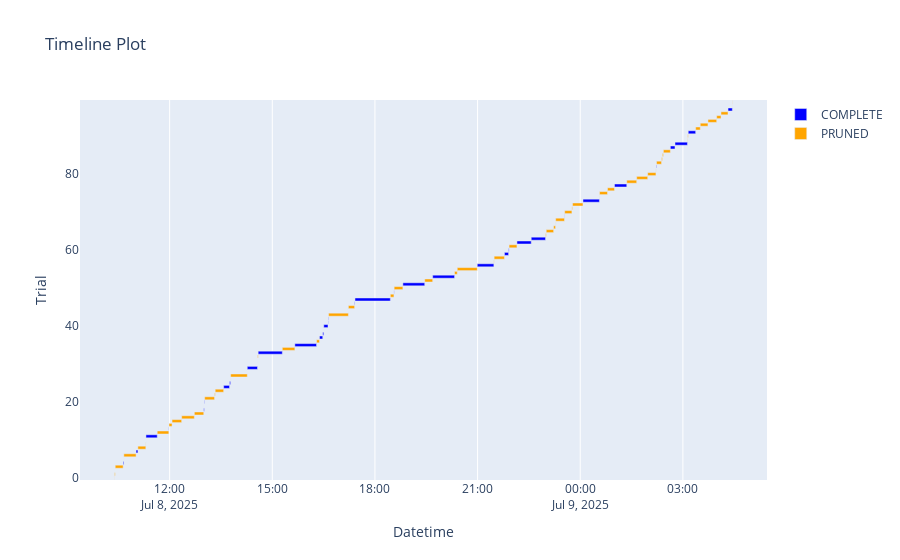

Source (notebook cell):
### Markdown cell above
##### **Timeline plot**

### Code cell
plot_timeline(study_gam)

### Figure 1 — Plotly figure (JSON) as saved in the notebook; plotly's stock layout.template omitted (floating-point values rounded to 4 significant figures)
{"data": [{"base": ["2025-07-08T10:38:25.063495", "2025-07-08T11:01:07.628860", "2025-07-08T11:18:27.320921", "2025-07-08T11:58:34.707432", "2025-07-08T12:59:49.140694", "2025-07-08T13:00:47.080872", "2025-07-08T13:34:43.069283", "2025-07-08T13:45:01.060501", "2025-07-08T14:16:08.696028", "2025-07-08T14:35:14.420944", "2025-07-08T15:39:33.745007", "2025-07-08T16:22:47.805990", "2025-07-08T16:28:29.395936", "2025-07-08T16:30:18.675352", "2025-07-08T16:37:43.205041", "2025-07-08T16:38:06.050319", "2025-07-08T17:24:21.654434", "2025-07-08T17:25:00.027765", "2025-07-08T18:33:20.262307", "2025-07-08T18:49:00.037138", "2025-07-08T19:41:15.688989", "2025-07-08T20:59:25.361784", "2025-07-08T21:47:09.512480", "2025-07-08T21:54:23.411188", "2025-07-08T22:09:01.085827", "2025-07-08T22:34:04.458921", "2025-07-08T23:32:25.757892", "2025-07-09T00:04:48.453498", "2025-07-09T01:00:03.977909", "2025-07-09T02:12:59.960800", "2025-07-09T02:38:04.602406", "2025-07-09T02:46:09.458063", "2025-07-09T03:09:23.378307", "2025-07-09T04:19:10.960916"], "hovertemplate": "%{text}<extra>COMPLETE</extra>", "marker": {"color": "blue"}, "name": "COMPLETE", "orientation": "h", "text": ["{<br>  \"number\": 4,<br>  \"values\": [<br>    13.868928634965558<br>  ],<br>  \"params\": {<br>    \"clusterer\": \"bisecting_kmeans\",<br>    \"n_clusters_bkmeans\": 3,<br>    \"bisecting_strategy\": \"biggest_inertia\",<br>    \"distribution\": \"normal\",<br>    \"link_gaussian\": \"identity\",<br>    \"lam\": 0.010867109490356042,<br>    \"n_splines\": 24<br>  }<br>}", "{<br>  \"number\": 7,<br>  \"values\": [<br>    79.33950471965333<br>  ],<br>  \"params\": {<br>    \"clusterer\": \"bisecting_kmeans\",<br>    \"n_clusters_bkmeans\": 8,<br>    \"bisecting_strategy\": \"biggest_inertia\",<br>    \"distribution\": \"normal\",<br>    \"link_gaussian\": \"log\",<br>    \"lam\": 0.10414842379782994,<br>    \"n_splines\": 6<br>  }<br>}", "{<br>  \"number\": 11,<br>  \"values\": [<br>    15.265053627410268<br>  ],<br>  \"params\": {<br>    \"clusterer\": \"kmeans\",<br>    \"n_clusters\": 6,<br>    \"distribution\": \"normal\",<br>    \"link_gaussian\": \"log\",<br>    \"lam\": 90.48002247644452,<br>    \"n_splines\": 18<br>  }<br>}", "{<br>  \"number\": 13,<br>  \"values\": [<br>    14.141979118541832<br>  ],<br>  \"params\": {<br>    \"clusterer\": \"kmeans\",<br>    \"n_clusters\": 1,<br>    \"distribution\": \"normal\",<br>    \"link_gaussian\": \"identity\",<br>    \"lam\": 0.3170031532453561,<br>    \"n_splines\": 13<br>  }<br>}", "{<br>  \"number\": 18,<br>  \"values\": [<br>    12.483704923518658<br>  ],<br>  \"params\": {<br>    \"clusterer\": \"kmeans\",<br>    \"n_clusters\": 7,<br>    \"distribution\": \"normal\",<br>    \"link_gaussian\": \"identity\",<br>    \"lam\": 0.017062055159043445,<br>    \"n_splines\": 14<br>  }<br>}", "{<br>  \"number\": 20,<br>  \"values\": [<br>    12.460261301850613<br>  ],<br>  \"params\": {<br>    \"clusterer\": \"kmeans\",<br>    \"n_clusters\": 6,<br>    \"distribution\": \"normal\",<br>    \"link_gaussian\": \"identity\",<br>    \"lam\": 1.3401890005387103,<br>    \"n_splines\": 12<br>  }<br>}", "{<br>  \"number\": 24,<br>  \"values\": [<br>    13.629448514554618<br>  ],<br>  \"params\": {<br>    \"clusterer\": \"kmeans\",<br>    \"n_clusters\": 7,<br>    \"distribution\": \"gamma\",<br>    \"lam\": 1.435662462807514,<br>    \"n_splines\": 8<br>  }<br>}", "{<br>  \"number\": 25,<br>  \"values\": [<br>    12.014706738113588<br>  ],<br>  \"params\": {<br>    \"clusterer\": \"bisecting_kmeans\",<br>    \"n_clusters_bkmeans\": 13,<br>    \"bisecting_strategy\": \"largest_cluster\",<br>    \"distribution\": \"normal\",<br>    \"link_gaussian\": \"identity\",<br>    \"lam\": 3.0146186479252566,<br>    \"n_splines\": 16<br>  }<br>}", "{<br>  \"number\": 29,<br>  \"values\": [<br>    14.432221591932883<br>  ],<br>  \"params\": {<br>    \"clusterer\": \"kmeans\",<br>    \"n_clusters\": 1,<br>    \"distribution\": \"gamma\",<br>    \"lam\": 1.270998972149847,<br>    \"n_splines\": 15<br>  }<br>}", "{<br>  \"number\": 33,<br>  \"values\": [<br>    37246270.2836502<br>  ],<br>  \"params\": {<br>    \"clusterer\": \"kmeans\",<br>    \"n_clusters\": 8,<br>    \"distribution\": \"normal\",<br>    \"link_gaussian\": \"log\",<br>    \"lam\": 0.03999649638652939,<br>    \"n_splines\": 17<br>  }<br>}", "{<br>  \"number\": 35,<br>  \"values\": [<br>    12.977177281371041<br>  ],<br>  \"params\": {<br>    \"clusterer\": \"kmeans\",<br>    \"n_clusters\": 9,<br>    \"distribution\": \"gamma\",<br>    \"lam\": 5.764850968024496,<br>    \"n_splines\": 19<br>  }<br>}", "{<br>  \"number\": 37,<br>  \"values\": [<br>    15.80029886407241<br>  ],<br>  \"params\": {<br>    \"clusterer\": \"bisecting_kmeans\",<br>    \"n_clusters_bkmeans\": 13,<br>    \"bisecting_strategy\": \"largest_cluster\",<br>    \"distribution\": \"gamma\",<br>    \"lam\": 0.022845082132995603,<br>    \"n_splines\": 11<br>  }<br>}", "{<br>  \"number\": 38,<br>  \"values\": [<br>    12.08710082921834<br>  ],<br>  \"params\": {<br>    \"clusterer\": \"kmeans\",<br>    \"n_clusters\": 9,<br>    \"distribution\": \"normal\",<br>    \"link_gaussian\": \"identity\",<br>    \"lam\": 3.6459795396144368,<br>    \"n_splines\": 20<br>  }<br>}", "{<br>  \"number\": 40,<br>  \"values\": [<br>    32.86195765927361<br>  ],<br>  \"params\": {<br>    \"clusterer\": \"bisecting_kmeans\",<br>    \"n_clusters_bkmeans\": 12,<br>    \"bisecting_strategy\": \"biggest_inertia\",<br>    \"distribution\": \"normal\",<br>    \"link_gaussian\": \"log\",<br>    \"lam\": 1.3009058401429046,<br>    \"n_splines\": 8<br>  }<br>}", "{<br>  \"number\": 41,<br>  \"values\": [<br>    13.775421821286947<br>  ],<br>  \"params\": {<br>    \"clusterer\": \"bisecting_kmeans\",<br>    \"n_clusters_bkmeans\": 16,<br>    \"bisecting_strategy\": \"largest_cluster\",<br>    \"distribution\": \"normal\",<br>    \"link_gaussian\": \"identity\",<br>    \"lam\": 1.1678743003386782,<br>    \"n_splines\": 5<br>  }<br>}", "{<br>  \"number\": 42,<br>  \"values\": [<br>    12.508290176322996<br>  ],<br>  \"params\": {<br>    \"clusterer\": \"kmeans\",<br>    \"n_clusters\": 3,<br>    \"distribution\": \"normal\",<br>    \"link_gaussian\": \"identity\",<br>    \"lam\": 0.6236884851373324,<br>    \"n_splines\": 16<br>  }<br>}", "{<br>  \"number\": 46,<br>  \"values\": [<br>    12.528448924132313<br>  ],<br>  \"params\": {<br>    \"clusterer\": \"kmeans\",<br>    \"n_clusters\": 9,<br>    \"distribution\": \"normal\",<br>    \"link_gaussian\": \"identity\",<br>    \"lam\": 0.09173573320965725,<br>    \"n_splines\": 10<br>  }<br>}", "{<br>  \"number\": 47,<br>  \"values\": [<br>    28.207387746872563<br>  ],<br>  \"params\": {<br>    \"clusterer\": \"kmeans\",<br>    \"n_clusters\": 8,<br>    \"distribution\": \"normal\",<br>    \"link_gaussian\": \"log\",<br>    \"lam\": 1.382503983915921,<br>    \"n_splines\": 24<br>  }<br>}", "{<br>  \"number\": 49,<br>  \"values\": [<br>    12.922726998235804<br>  ],<br>  \"params\": {<br>    \"clusterer\": \"kmeans\",<br>    \"n_clusters\": 6,<br>    \"distribution\": \"normal\",<br>    \"link_gaussian\": \"identity\",<br>    \"lam\": 1.593753129820571,<br>    \"n_splines\": 8<br>  }<br>}", "{<br>  \"number\": 51,<br>  \"values\": [<br>    1344039.6903055473<br>  ],<br>  \"params\": {<br>    \"clusterer\": \"kmeans\",<br>    \"n_clusters\": 9,<br>    \"distribution\": \"normal\",<br>    \"link_gaussian\": \"log\",<br>    \"lam\": 0.16930329567876018,<br>    \"n_splines\": 19<br>  }<br>}", "{<br>  \"number\": 53,<br>  \"values\": [<br>    13.354350522084454<br>  ],<br>  \"params\": {<br>    \"clusterer\": \"kmeans\",<br>    \"n_clusters\": 3,<br>    \"distribution\": \"gamma\",<br>    \"lam\": 4.574685871825671,<br>    \"n_splines\": 19<br>  }<br>}", "{<br>  \"number\": 56,<br>  \"values\": [<br>    17.047803232931795<br>  ],<br>  \"params\": {<br>    \"clusterer\": \"bisecting_kmeans\",<br>    \"n_clusters_bkmeans\": 6,<br>    \"bisecting_strategy\": \"biggest_inertia\",<br>    \"distribution\": \"gamma\",<br>    \"lam\": 5.900064530333887,<br>    \"n_splines\": 10<br>  }<br>}", "{<br>  \"number\": 59,<br>  \"values\": [<br>    21.337353532986945<br>  ],<br>  \"params\": {<br>    \"clusterer\": \"kmeans\",<br>    \"n_clusters\": 9,<br>    \"distribution\": \"gamma\",<br>    \"lam\": 0.03856525408107755,<br>    \"n_splines\": 14<br>  }<br>}", "{<br>  \"number\": 60,<br>  \"values\": [<br>    13.544043164959868<br>  ],<br>  \"params\": {<br>    \"clusterer\": \"kmeans\",<br>    \"n_clusters\": 6,<br>    \"distribution\": \"normal\",<br>    \"link_gaussian\": \"identity\",<br>    \"lam\": 0.031221921977939764,<br>    \"n_splines\": 16<br>  }<br>}", "{<br>  \"number\": 62,<br>  \"values\": [<br>    15.69013134936505<br>  ],<br>  \"params\": {<br>    \"clusterer\": \"kmeans\",<br>    \"n_clusters\": 3,<br>    \"distribution\": \"gamma\",<br>    \"lam\": 0.09623883717694391,<br>    \"n_splines\": 21<br>  }<br>}", "{<br>  \"number\": 63,<br>  \"values\": [<br>    180962886267.23547<br>  ],<br>  \"params\": {<br>    \"clusterer\": \"kmeans\",<br>    \"n_clusters\": 2,<br>    \"distribution\": \"normal\",<br>    \"link_gaussian\": \"log\",<br>    \"lam\": 0.04129361577700966,<br>    \"n_splines\": 22<br>  }<br>}", "{<br>  \"number\": 69,<br>  \"values\": [<br>    13.243790522345801<br>  ],<br>  \"params\": {<br>    \"clusterer\": \"kmeans\",<br>    \"n_clusters\": 6,<br>    \"distribution\": \"normal\",<br>    \"link_gaussian\": \"identity\",<br>    \"lam\": 6.781798315756334,<br>    \"n_splines\": 8<br>  }<br>}", "{<br>  \"number\": 73,<br>  \"values\": [<br>    13.170956535342729<br>  ],<br>  \"params\": {<br>    \"clusterer\": \"kmeans\",<br>    \"n_clusters\": 9,<br>    \"distribution\": \"gamma\",<br>    \"lam\": 21.7275748383529,<br>    \"n_splines\": 17<br>  }<br>}", "{<br>  \"number\": 77,<br>  \"values\": [<br>    13.767524622766983<br>  ],<br>  \"params\": {<br>    \"clusterer\": \"kmeans\",<br>    \"n_clusters\": 6,<br>    \"distribution\": \"gamma\",<br>    \"lam\": 0.5227836623092748,<br>    \"n_splines\": 24<br>  }<br>}", "{<br>  \"number\": 82,<br>  \"values\": [<br>    12.664666061357941<br>  ],<br>  \"params\": {<br>    \"clusterer\": \"bisecting_kmeans\",<br>    \"n_clusters_bkmeans\": 13,<br>    \"bisecting_strategy\": \"biggest_inertia\",<br>    \"distribution\": \"normal\",<br>    \"link_gaussian\": \"identity\",<br>    \"lam\": 16.685079174335467,<br>    \"n_splines\": 11<br>  }<br>}", "{<br>  \"number\": 87,<br>  \"values\": [<br>    22.115683318126475<br>  ],<br>  \"params\": {<br>    \"clusterer\": \"bisecting_kmeans\",<br>    \"n_clusters_bkmeans\": 13,<br>    \"bisecting_strategy\": \"largest_cluster\",<br>    \"distribution\": \"gamma\",<br>    \"lam\": 0.07220243330470322,<br>    \"n_splines\": 17<br>  }<br>}", "{<br>  \"number\": 88,<br>  \"values\": [<br>    13.184515032456977<br>  ],<br>  \"params\": {<br>    \"clusterer\": \"kmeans\",<br>    \"n_clusters\": 8,<br>    \"distribution\": \"gamma\",<br>    \"lam\": 5.9011314937269175,<br>    \"n_splines\": 14<br>  }<br>}", "{<br>  \"number\": 91,<br>  \"values\": [<br>    48.60220240081449<br>  ],<br>  \"params\": {<br>    \"clusterer\": \"bisecting_kmeans\",<br>    \"n_clusters_bkmeans\": 1,<br>    \"bisecting_strategy\": \"biggest_inertia\",<br>    \"distribution\": \"normal\",<br>    \"link_gaussian\": \"log\",<br>    \"lam\": 0.814850009229133,<br>    \"n_splines\": 19<br>  }<br>}", "{<br>  \"number\": 97,<br>  \"values\": [<br>    13.6471360775192<br>  ],<br>  \"params\": {<br>    \"clusterer\": \"kmeans\",<br>    \"n_clusters\": 10,<br>    \"distribution\": \"gamma\",<br>    \"lam\": 0.12908262582641286,<br>    \"n_splines\": 9<br>  }<br>}"], "textposition": "none", "type": "bar", "x": [74200.0, 191500.0, 1185000.0, 18110.0, 57330.0, 39780.0, 617900.0, 111200.0, 1075000.0, 2541000.0, 2283000.0, 341600.0, 108800.0, 444500.0, 22830.0, 37170.0, 38330.0, 3720000.0, 22780.0, 2299000.0, 2303000.0, 1748000.0, 433900.0, 50210.0, 1503000.0, 1506000.0, 19130.0, 1730000.0, 1293000.0, 47320.0, 484800.0, 1312000.0, 782000.0, 454500.0], "y": [4, 7, 11, 13, 18, 20, 24, 25, 29, 33, 35, 37, 38, 40, 41, 42, 46, 47, 49, 51, 53, 56, 59, 60, 62, 63, 69, 73, 77, 82, 87, 88, 91, 97]}, {"base": ["2025-07-08T10:23:02.315519", "2025-07-08T10:23:18.163151", "2025-07-08T10:24:33.200738", "2025-07-08T10:24:33.542151", "2025-07-08T10:39:39.324178", "2025-07-08T10:39:39.709127", "2025-07-08T11:04:19.217903", "2025-07-08T11:18:13.012251", "2025-07-08T11:18:26.930431", "2025-07-08T11:38:12.493299", "2025-07-08T11:58:52.854211", "2025-07-08T12:04:13.066374", "2025-07-08T12:21:05.073165", "2025-07-08T12:43:19.672028", "2025-07-08T13:00:46.539558", "2025-07-08T13:01:26.888709", "2025-07-08T13:18:44.550387", "2025-07-08T13:19:53.690660", "2025-07-08T13:46:52.309273", "2025-07-08T13:46:58.864714", "2025-07-08T14:16:08.163498", "2025-07-08T14:34:03.356259", "2025-07-08T14:34:03.739296", "2025-07-08T14:34:04.180797", "2025-07-08T15:17:35.651380", "2025-07-08T16:17:36.792678", "2025-07-08T16:30:18.218867", "2025-07-08T16:38:43.243716", "2025-07-08T17:13:27.869000", "2025-07-08T17:13:28.479393", "2025-07-08T18:27:00.349266", "2025-07-08T18:33:43.077352", "2025-07-08T19:27:18.999254", "2025-07-08T20:19:38.901199", "2025-07-08T20:24:23.134027", "2025-07-08T21:28:33.342196", "2025-07-08T21:29:01.728902", "2025-07-08T21:55:13.649666", "2025-07-08T22:59:10.746558", "2025-07-08T23:00:21.242283", "2025-07-08T23:13:21.515373", "2025-07-08T23:16:44.619945", "2025-07-08T23:16:58.741591", "2025-07-08T23:32:44.918655", "2025-07-08T23:45:24.724384", "2025-07-08T23:46:32.458348", "2025-07-09T00:33:38.208130", "2025-07-09T00:33:52.506118", "2025-07-09T00:47:48.367052", "2025-07-09T01:21:36.866418", "2025-07-09T01:39:01.548145", "2025-07-09T01:58:18.647277", "2025-07-09T02:12:46.270835", "2025-07-09T02:13:47.329723", "2025-07-09T02:22:35.405821", "2025-07-09T02:24:07.321754", "2025-07-09T02:25:51.496018", "2025-07-09T03:08:01.293540", "2025-07-09T03:08:27.197564", "2025-07-09T03:22:25.441133", "2025-07-09T03:30:30.115375", "2025-07-09T03:43:59.651841", "2025-07-09T03:59:17.773351", "2025-07-09T04:06:49.927374", "2025-07-09T04:26:45.471586", "2025-07-09T04:26:54.257148"], "hovertemplate": "%{text}<extra>PRUNED</extra>", "marker": {"color": "orange"}, "name": "PRUNED", "orientation": "h", "text": ["{<br>  \"number\": 0,<br>  \"values\": null,<br>  \"params\": {<br>    \"clusterer\": \"kmeans\",<br>    \"n_clusters\": 6,<br>    \"distribution\": \"inv_gauss\",<br>    \"link_inverse_gaussian\": \"log\",<br>    \"lam\": 0.15027014098393282,<br>    \"n_splines\": 9<br>  }<br>}", "{<br>  \"number\": 1,<br>  \"values\": null,<br>  \"params\": {<br>    \"clusterer\": \"mean_shift\",<br>    \"bandwidth\": 0.8973576278597534,<br>    \"distribution\": \"inv_gauss\",<br>    \"link_inverse_gaussian\": \"inverse_squared\",<br>    \"lam\": 0.2652918991856649,<br>    \"n_splines\": 6<br>  }<br>}", "{<br>  \"number\": 2,<br>  \"values\": null,<br>  \"params\": {<br>    \"clusterer\": \"bisecting_kmeans\",<br>    \"n_clusters_bkmeans\": 1,<br>    \"bisecting_strategy\": \"largest_cluster\",<br>    \"distribution\": \"inv_gauss\",<br>    \"link_inverse_gaussian\": \"inverse_squared\",<br>    \"lam\": 0.06414520972434967,<br>    \"n_splines\": 11<br>  }<br>}", "{<br>  \"number\": 3,<br>  \"values\": null,<br>  \"params\": {<br>    \"clusterer\": \"affinity_propagation\",<br>    \"damping\": 0.9933911109605313,<br>    \"distribution\": \"inv_gauss\",<br>    \"link_inverse_gaussian\": \"log\",<br>    \"lam\": 27.050194144058374,<br>    \"n_splines\": 23<br>  }<br>}", "{<br>  \"number\": 5,<br>  \"values\": null,<br>  \"params\": {<br>    \"clusterer\": \"bisecting_kmeans\",<br>    \"n_clusters_bkmeans\": 6,<br>    \"bisecting_strategy\": \"largest_cluster\",<br>    \"distribution\": \"inv_gauss\",<br>    \"link_inverse_gaussian\": \"inverse_squared\",<br>    \"lam\": 63.16996861965739,<br>    \"n_splines\": 20<br>  }<br>}", "{<br>  \"number\": 6,<br>  \"values\": null,<br>  \"params\": {<br>    \"clusterer\": \"affinity_propagation\",<br>    \"damping\": 0.974944922901275,<br>    \"distribution\": \"normal\",<br>    \"link_gaussian\": \"log\",<br>    \"lam\": 1.1290801302825972,<br>    \"n_splines\": 15<br>  }<br>}", "{<br>  \"number\": 8,<br>  \"values\": null,<br>  \"params\": {<br>    \"clusterer\": \"affinity_propagation\",<br>    \"damping\": 0.8624355864748725,<br>    \"distribution\": \"inv_gauss\",<br>    \"link_inverse_gaussian\": \"inverse_squared\",<br>    \"lam\": 1.394644175358849,<br>    \"n_splines\": 7<br>  }<br>}", "{<br>  \"number\": 9,<br>  \"values\": null,<br>  \"params\": {<br>    \"clusterer\": \"bisecting_kmeans\",<br>    \"n_clusters_bkmeans\": 13,<br>    \"bisecting_strategy\": \"biggest_inertia\",<br>    \"distribution\": \"inv_gauss\",<br>    \"link_inverse_gaussian\": \"log\",<br>    \"lam\": 0.5830064195656938,<br>    \"n_splines\": 14<br>  }<br>}", "{<br>  \"number\": 10,<br>  \"values\": null,<br>  \"params\": {<br>    \"clusterer\": \"bisecting_kmeans\",<br>    \"n_clusters_bkmeans\": 13,<br>    \"bisecting_strategy\": \"biggest_inertia\",<br>    \"distribution\": \"inv_gauss\",<br>    \"link_inverse_gaussian\": \"inverse_squared\",<br>    \"lam\": 0.08199862174437102,<br>    \"n_splines\": 24<br>  }<br>}", "{<br>  \"number\": 12,<br>  \"values\": null,<br>  \"params\": {<br>    \"clusterer\": \"mean_shift\",<br>    \"bandwidth\": 0.8997770885007699,<br>    \"distribution\": \"gamma\",<br>    \"lam\": 0.05285910485049596,<br>    \"n_splines\": 22<br>  }<br>}", "{<br>  \"number\": 14,<br>  \"values\": null,<br>  \"params\": {<br>    \"clusterer\": \"kmeans\",<br>    \"n_clusters\": 3,<br>    \"distribution\": \"normal\",<br>    \"link_gaussian\": \"log\",<br>    \"lam\": 0.02330315326620962,<br>    \"n_splines\": 8<br>  }<br>}", "{<br>  \"number\": 15,<br>  \"values\": null,<br>  \"params\": {<br>    \"clusterer\": \"affinity_propagation\",<br>    \"damping\": 0.9688432351424727,<br>    \"distribution\": \"normal\",<br>    \"link_gaussian\": \"log\",<br>    \"lam\": 0.4230661207951722,<br>    \"n_splines\": 24<br>  }<br>}", "{<br>  \"number\": 16,<br>  \"values\": null,<br>  \"params\": {<br>    \"clusterer\": \"affinity_propagation\",<br>    \"damping\": 0.8350889796051655,<br>    \"distribution\": \"inv_gauss\",<br>    \"link_inverse_gaussian\": \"log\",<br>    \"lam\": 1.533190622389932,<br>    \"n_splines\": 23<br>  }<br>}", "{<br>  \"number\": 17,<br>  \"values\": null,<br>  \"params\": {<br>    \"clusterer\": \"affinity_propagation\",<br>    \"damping\": 0.9428653627381333,<br>    \"distribution\": \"gamma\",<br>    \"lam\": 0.14453530975202064,<br>    \"n_splines\": 23<br>  }<br>}", "{<br>  \"number\": 19,<br>  \"values\": null,<br>  \"params\": {<br>    \"clusterer\": \"bisecting_kmeans\",<br>    \"n_clusters_bkmeans\": 10,<br>    \"bisecting_strategy\": \"largest_cluster\",<br>    \"distribution\": \"inv_gauss\",<br>    \"link_inverse_gaussian\": \"inverse_squared\",<br>    \"lam\": 26.89860871783061,<br>    \"n_splines\": 14<br>  }<br>}", "{<br>  \"number\": 21,<br>  \"values\": null,<br>  \"params\": {<br>    \"clusterer\": \"affinity_propagation\",<br>    \"damping\": 0.8792964086267725,<br>    \"distribution\": \"normal\",<br>    \"link_gaussian\": \"identity\",<br>    \"lam\": 0.39141949885247146,<br>    \"n_splines\": 24<br>  }<br>}", "{<br>  \"number\": 22,<br>  \"values\": null,<br>  \"params\": {<br>    \"clusterer\": \"mean_shift\",<br>    \"bandwidth\": 0.8865164024619663,<br>    \"distribution\": \"inv_gauss\",<br>    \"link_inverse_gaussian\": \"inverse_squared\",<br>    \"lam\": 11.64501569019355,<br>    \"n_splines\": 16<br>  }<br>}", "{<br>  \"number\": 23,<br>  \"values\": null,<br>  \"params\": {<br>    \"clusterer\": \"affinity_propagation\",<br>    \"damping\": 0.8570548577762567,<br>    \"distribution\": \"gamma\",<br>    \"lam\": 0.26251226414266043,<br>    \"n_splines\": 17<br>  }<br>}", "{<br>  \"number\": 26,<br>  \"values\": null,<br>  \"params\": {<br>    \"clusterer\": \"kmeans\",<br>    \"n_clusters\": 2,<br>    \"distribution\": \"inv_gauss\",<br>    \"link_inverse_gaussian\": \"log\",<br>    \"lam\": 0.037541505845547926,<br>    \"n_splines\": 7<br>  }<br>}", "{<br>  \"number\": 27,<br>  \"values\": null,<br>  \"params\": {<br>    \"clusterer\": \"affinity_propagation\",<br>    \"damping\": 0.7579456824197617,<br>    \"distribution\": \"gamma\",<br>    \"lam\": 5.817315532664813,<br>    \"n_splines\": 22<br>  }<br>}", "{<br>  \"number\": 28,<br>  \"values\": null,<br>  \"params\": {<br>    \"clusterer\": \"kmeans\",<br>    \"n_clusters\": 4,<br>    \"distribution\": \"inv_gauss\",<br>    \"link_inverse_gaussian\": \"inverse_squared\",<br>    \"lam\": 1.8222413926174774,<br>    \"n_splines\": 7<br>  }<br>}", "{<br>  \"number\": 30,<br>  \"values\": null,<br>  \"params\": {<br>    \"clusterer\": \"kmeans\",<br>    \"n_clusters\": 6,<br>    \"distribution\": \"inv_gauss\",<br>    \"link_inverse_gaussian\": \"inverse_squared\",<br>    \"lam\": 0.030352261402051047,<br>    \"n_splines\": 5<br>  }<br>}", "{<br>  \"number\": 31,<br>  \"values\": null,<br>  \"params\": {<br>    \"clusterer\": \"bisecting_kmeans\",<br>    \"n_clusters_bkmeans\": 9,<br>    \"bisecting_strategy\": \"biggest_inertia\",<br>    \"distribution\": \"inv_gauss\",<br>    \"link_inverse_gaussian\": \"inverse_squared\",<br>    \"lam\": 2.159006297742673,<br>    \"n_splines\": 8<br>  }<br>}", "{<br>  \"number\": 32,<br>  \"values\": null,<br>  \"params\": {<br>    \"clusterer\": \"mean_shift\",<br>    \"bandwidth\": 0.8971355086696174,<br>    \"distribution\": \"inv_gauss\",<br>    \"link_inverse_gaussian\": \"inverse_squared\",<br>    \"lam\": 83.56543974428793,<br>    \"n_splines\": 15<br>  }<br>}", "{<br>  \"number\": 34,<br>  \"values\": null,<br>  \"params\": {<br>    \"clusterer\": \"affinity_propagation\",<br>    \"damping\": 0.8279391108692594,<br>    \"distribution\": \"normal\",<br>    \"link_gaussian\": \"identity\",<br>    \"lam\": 9.35380160810115,<br>    \"n_splines\": 25<br>  }<br>}", "{<br>  \"number\": 36,<br>  \"values\": null,<br>  \"params\": {<br>    \"clusterer\": \"mean_shift\",<br>    \"bandwidth\": 0.8824430878834917,<br>    \"distribution\": \"gamma\",<br>    \"lam\": 56.1299240385976,<br>    \"n_splines\": 13<br>  }<br>}", "{<br>  \"number\": 39,<br>  \"values\": null,<br>  \"params\": {<br>    \"clusterer\": \"bisecting_kmeans\",<br>    \"n_clusters_bkmeans\": 19,<br>    \"bisecting_strategy\": \"largest_cluster\",<br>    \"distribution\": \"inv_gauss\",<br>    \"link_inverse_gaussian\": \"inverse_squared\",<br>    \"lam\": 0.05225483839575864,<br>    \"n_splines\": 24<br>  }<br>}", "{<br>  \"number\": 43,<br>  \"values\": null,<br>  \"params\": {<br>    \"clusterer\": \"affinity_propagation\",<br>    \"damping\": 0.8890702376454902,<br>    \"distribution\": \"gamma\",<br>    \"lam\": 0.2680040799872428,<br>    \"n_splines\": 21<br>  }<br>}", "{<br>  \"number\": 44,<br>  \"values\": null,<br>  \"params\": {<br>    \"clusterer\": \"kmeans\",<br>    \"n_clusters\": 7,<br>    \"distribution\": \"inv_gauss\",<br>    \"link_inverse_gaussian\": \"inverse_squared\",<br>    \"lam\": 17.288865165922154,<br>    \"n_splines\": 18<br>  }<br>}", "{<br>  \"number\": 45,<br>  \"values\": null,<br>  \"params\": {<br>    \"clusterer\": \"mean_shift\",<br>    \"bandwidth\": 0.8807140342763379,<br>    \"distribution\": \"normal\",<br>    \"link_gaussian\": \"log\",<br>    \"lam\": 12.127632723683087,<br>    \"n_splines\": 20<br>  }<br>}", "{<br>  \"number\": 48,<br>  \"values\": null,<br>  \"params\": {<br>    \"clusterer\": \"mean_shift\",<br>    \"bandwidth\": 0.8256728235027296,<br>    \"distribution\": \"normal\",<br>    \"link_gaussian\": \"log\",<br>    \"lam\": 10.034716190936857,<br>    \"n_splines\": 16<br>  }<br>}", "{<br>  \"number\": 50,<br>  \"values\": null,<br>  \"params\": {<br>    \"clusterer\": \"affinity_propagation\",<br>    \"damping\": 0.8003098897566355,<br>    \"distribution\": \"gamma\",<br>    \"lam\": 0.4996901858324129,<br>    \"n_splines\": 10<br>  }<br>}", "{<br>  \"number\": 52,<br>  \"values\": null,<br>  \"params\": {<br>    \"clusterer\": \"affinity_propagation\",<br>    \"damping\": 0.9503547475424576,<br>    \"distribution\": \"gamma\",<br>    \"lam\": 4.154440079854729,<br>    \"n_splines\": 16<br>  }<br>}", "{<br>  \"number\": 54,<br>  \"values\": null,<br>  \"params\": {<br>    \"clusterer\": \"kmeans\",<br>    \"n_clusters\": 10,<br>    \"distribution\": \"inv_gauss\",<br>    \"link_inverse_gaussian\": \"log\",<br>    \"lam\": 0.05170132870797812,<br>    \"n_splines\": 23<br>  }<br>}", "{<br>  \"number\": 55,<br>  \"values\": null,<br>  \"params\": {<br>    \"clusterer\": \"mean_shift\",<br>    \"bandwidth\": 0.8085345520352613,<br>    \"distribution\": \"gamma\",<br>    \"lam\": 1.1960640121868231,<br>    \"n_splines\": 17<br>  }<br>}", "{<br>  \"number\": 57,<br>  \"values\": null,<br>  \"params\": {<br>    \"clusterer\": \"bisecting_kmeans\",<br>    \"n_clusters_bkmeans\": 19,<br>    \"bisecting_strategy\": \"biggest_inertia\",<br>    \"distribution\": \"inv_gauss\",<br>    \"link_inverse_gaussian\": \"log\",<br>    \"lam\": 3.6377543815671474,<br>    \"n_splines\": 13<br>  }<br>}", "{<br>  \"number\": 58,<br>  \"values\": null,<br>  \"params\": {<br>    \"clusterer\": \"affinity_propagation\",<br>    \"damping\": 0.6586263436783033,<br>    \"distribution\": \"normal\",<br>    \"link_gaussian\": \"log\",<br>    \"lam\": 0.48835837751350814,<br>    \"n_splines\": 18<br>  }<br>}", "{<br>  \"number\": 61,<br>  \"values\": null,<br>  \"params\": {<br>    \"clusterer\": \"affinity_propagation\",<br>    \"damping\": 0.7871431872147764,<br>    \"distribution\": \"gamma\",<br>    \"lam\": 5.247888475897158,<br>    \"n_splines\": 9<br>  }<br>}", "{<br>  \"number\": 64,<br>  \"values\": null,<br>  \"params\": {<br>    \"clusterer\": \"bisecting_kmeans\",<br>    \"n_clusters_bkmeans\": 12,<br>    \"bisecting_strategy\": \"biggest_inertia\",<br>    \"distribution\": \"normal\",<br>    \"link_gaussian\": \"identity\",<br>    \"lam\": 89.46109067567913,<br>    \"n_splines\": 25<br>  }<br>}", "{<br>  \"number\": 65,<br>  \"values\": null,<br>  \"params\": {<br>    \"clusterer\": \"affinity_propagation\",<br>    \"damping\": 0.9730198509696091,<br>    \"distribution\": \"normal\",<br>    \"link_gaussian\": \"log\",<br>    \"lam\": 17.91155345504562,<br>    \"n_splines\": 16<br>  }<br>}", "{<br>  \"number\": 66,<br>  \"values\": null,<br>  \"params\": {<br>    \"clusterer\": \"bisecting_kmeans\",<br>    \"n_clusters_bkmeans\": 17,<br>    \"bisecting_strategy\": \"biggest_inertia\",<br>    \"distribution\": \"inv_gauss\",<br>    \"link_inverse_gaussian\": \"log\",<br>    \"lam\": 0.04749678119183929,<br>    \"n_splines\": 25<br>  }<br>}", "{<br>  \"number\": 67,<br>  \"values\": null,<br>  \"params\": {<br>    \"clusterer\": \"bisecting_kmeans\",<br>    \"n_clusters_bkmeans\": 2,<br>    \"bisecting_strategy\": \"biggest_inertia\",<br>    \"distribution\": \"inv_gauss\",<br>    \"link_inverse_gaussian\": \"log\",<br>    \"lam\": 0.032092328867870105,<br>    \"n_splines\": 11<br>  }<br>}", "{<br>  \"number\": 68,<br>  \"values\": null,<br>  \"params\": {<br>    \"clusterer\": \"mean_shift\",<br>    \"bandwidth\": 0.8412401148806723,<br>    \"distribution\": \"normal\",<br>    \"link_gaussian\": \"identity\",<br>    \"lam\": 0.9327699891075164,<br>    \"n_splines\": 23<br>  }<br>}", "{<br>  \"number\": 70,<br>  \"values\": null,<br>  \"params\": {<br>    \"clusterer\": \"affinity_propagation\",<br>    \"damping\": 0.5518154510864774,<br>    \"distribution\": \"inv_gauss\",<br>    \"link_inverse_gaussian\": \"log\",<br>    \"lam\": 0.05406964549079985,<br>    \"n_splines\": 15<br>  }<br>}", "{<br>  \"number\": 71,<br>  \"values\": null,<br>  \"params\": {<br>    \"clusterer\": \"mean_shift\",<br>    \"bandwidth\": 0.821568085475266,<br>    \"distribution\": \"normal\",<br>    \"link_gaussian\": \"identity\",<br>    \"lam\": 52.32313988842155,<br>    \"n_splines\": 17<br>  }<br>}", "{<br>  \"number\": 72,<br>  \"values\": null,<br>  \"params\": {<br>    \"clusterer\": \"affinity_propagation\",<br>    \"damping\": 0.5948344547695381,<br>    \"distribution\": \"gamma\",<br>    \"lam\": 0.14662438703258535,<br>    \"n_splines\": 7<br>  }<br>}", "{<br>  \"number\": 74,<br>  \"values\": null,<br>  \"params\": {<br>    \"clusterer\": \"kmeans\",<br>    \"n_clusters\": 7,<br>    \"distribution\": \"inv_gauss\",<br>    \"link_inverse_gaussian\": \"log\",<br>    \"lam\": 0.013602583934533471,<br>    \"n_splines\": 11<br>  }<br>}", "{<br>  \"number\": 75,<br>  \"values\": null,<br>  \"params\": {<br>    \"clusterer\": \"affinity_propagation\",<br>    \"damping\": 0.5414088157526922,<br>    \"distribution\": \"gamma\",<br>    \"lam\": 16.97977980837751,<br>    \"n_splines\": 11<br>  }<br>}", "{<br>  \"number\": 76,<br>  \"values\": null,<br>  \"params\": {<br>    \"clusterer\": \"affinity_propagation\",<br>    \"damping\": 0.886653655992663,<br>    \"distribution\": \"inv_gauss\",<br>    \"link_inverse_gaussian\": \"inverse_squared\",<br>    \"lam\": 0.9627155262306261,<br>    \"n_splines\": 6<br>  }<br>}", "{<br>  \"number\": 78,<br>  \"values\": null,<br>  \"params\": {<br>    \"clusterer\": \"affinity_propagation\",<br>    \"damping\": 0.5123712932506364,<br>    \"distribution\": \"normal\",<br>    \"link_gaussian\": \"log\",<br>    \"lam\": 0.01101094684715638,<br>    \"n_splines\": 20<br>  }<br>}", "{<br>  \"number\": 79,<br>  \"values\": null,<br>  \"params\": {<br>    \"clusterer\": \"affinity_propagation\",<br>    \"damping\": 0.9405411219678639,<br>    \"distribution\": \"gamma\",<br>    \"lam\": 0.27312622840127887,<br>    \"n_splines\": 25<br>  }<br>}", "{<br>  \"number\": 80,<br>  \"values\": null,<br>  \"params\": {<br>    \"clusterer\": \"mean_shift\",<br>    \"bandwidth\": 0.8871926227256014,<br>    \"distribution\": \"normal\",<br>    \"link_gaussian\": \"identity\",<br>    \"lam\": 0.05668567518779716,<br>    \"n_splines\": 22<br>  }<br>}", "{<br>  \"number\": 81,<br>  \"values\": null,<br>  \"params\": {<br>    \"clusterer\": \"bisecting_kmeans\",<br>    \"n_clusters_bkmeans\": 6,<br>    \"bisecting_strategy\": \"largest_cluster\",<br>    \"distribution\": \"inv_gauss\",<br>    \"link_inverse_gaussian\": \"log\",<br>    \"lam\": 55.661818326156386,<br>    \"n_splines\": 15<br>  }<br>}", "{<br>  \"number\": 83,<br>  \"values\": null,<br>  \"params\": {<br>    \"clusterer\": \"mean_shift\",<br>    \"bandwidth\": 0.8836942162996919,<br>    \"distribution\": \"normal\",<br>    \"link_gaussian\": \"log\",<br>    \"lam\": 4.9924396584952,<br>    \"n_splines\": 24<br>  }<br>}", "{<br>  \"number\": 84,<br>  \"values\": null,<br>  \"params\": {<br>    \"clusterer\": \"mean_shift\",<br>    \"bandwidth\": 0.8675939122463247,<br>    \"distribution\": \"inv_gauss\",<br>    \"link_inverse_gaussian\": \"log\",<br>    \"lam\": 18.096811241512793,<br>    \"n_splines\": 9<br>  }<br>}", "{<br>  \"number\": 85,<br>  \"values\": null,<br>  \"params\": {<br>    \"clusterer\": \"mean_shift\",<br>    \"bandwidth\": 0.8310088841843093,<br>    \"distribution\": \"gamma\",<br>    \"lam\": 47.41259882614733,<br>    \"n_splines\": 9<br>  }<br>}", "{<br>  \"number\": 86,<br>  \"values\": null,<br>  \"params\": {<br>    \"clusterer\": \"affinity_propagation\",<br>    \"damping\": 0.6313681364118069,<br>    \"distribution\": \"inv_gauss\",<br>    \"link_inverse_gaussian\": \"inverse_squared\",<br>    \"lam\": 2.653077356244094,<br>    \"n_splines\": 18<br>  }<br>}", "{<br>  \"number\": 89,<br>  \"values\": null,<br>  \"params\": {<br>    \"clusterer\": \"kmeans\",<br>    \"n_clusters\": 8,<br>    \"distribution\": \"inv_gauss\",<br>    \"link_inverse_gaussian\": \"log\",<br>    \"lam\": 39.31754598855548,<br>    \"n_splines\": 20<br>  }<br>}", "{<br>  \"number\": 90,<br>  \"values\": null,<br>  \"params\": {<br>    \"clusterer\": \"mean_shift\",<br>    \"bandwidth\": 0.848912983257661,<br>    \"distribution\": \"inv_gauss\",<br>    \"link_inverse_gaussian\": \"inverse_squared\",<br>    \"lam\": 0.017449379451012288,<br>    \"n_splines\": 14<br>  }<br>}", "{<br>  \"number\": 92,<br>  \"values\": null,<br>  \"params\": {<br>    \"clusterer\": \"mean_shift\",<br>    \"bandwidth\": 0.8547264716727241,<br>    \"distribution\": \"gamma\",<br>    \"lam\": 0.03150701768548671,<br>    \"n_splines\": 20<br>  }<br>}", "{<br>  \"number\": 93,<br>  \"values\": null,<br>  \"params\": {<br>    \"clusterer\": \"affinity_propagation\",<br>    \"damping\": 0.8541294706443601,<br>    \"distribution\": \"gamma\",<br>    \"lam\": 1.2737384665051221,<br>    \"n_splines\": 12<br>  }<br>}", "{<br>  \"number\": 94,<br>  \"values\": null,<br>  \"params\": {<br>    \"clusterer\": \"affinity_propagation\",<br>    \"damping\": 0.7558965614998334,<br>    \"distribution\": \"gamma\",<br>    \"lam\": 21.681612586304716,<br>    \"n_splines\": 23<br>  }<br>}", "{<br>  \"number\": 95,<br>  \"values\": null,<br>  \"params\": {<br>    \"clusterer\": \"mean_shift\",<br>    \"bandwidth\": 0.809601711608149,<br>    \"distribution\": \"normal\",<br>    \"link_gaussian\": \"identity\",<br>    \"lam\": 11.0825635136847,<br>    \"n_splines\": 6<br>  }<br>}", "{<br>  \"number\": 96,<br>  \"values\": null,<br>  \"params\": {<br>    \"clusterer\": \"affinity_propagation\",<br>    \"damping\": 0.609681437023134,<br>    \"distribution\": \"inv_gauss\",<br>    \"link_inverse_gaussian\": \"inverse_squared\",<br>    \"lam\": 1.7889526175275254,<br>    \"n_splines\": 5<br>  }<br>}", "{<br>  \"number\": 98,<br>  \"values\": null,<br>  \"params\": {<br>    \"clusterer\": \"kmeans\",<br>    \"n_clusters\": 1,<br>    \"distribution\": \"inv_gauss\",<br>    \"link_inverse_gaussian\": \"log\",<br>    \"lam\": 0.6218836629249478,<br>    \"n_splines\": 7<br>  }<br>}", "{<br>  \"number\": 99,<br>  \"values\": null,<br>  \"params\": {<br>    \"clusterer\": \"bisecting_kmeans\",<br>    \"n_clusters_bkmeans\": 7,<br>    \"bisecting_strategy\": \"largest_cluster\",<br>    \"distribution\": \"inv_gauss\",<br>    \"link_inverse_gaussian\": \"log\",<br>    \"lam\": 16.402808728204544,<br>    \"n_splines\": 24<br>  }<br>}"], "textposition": "none", "type": "bar", "x": [15780.0, 75020.0, 308.9, 831400.0, 355.0, 1288000.0, 833800.0, 13890.0, 360.8, 1222000.0, 320200.0, 1012000.0, 1334000.0, 989400.0, 502.7, 1037000.0, 69110.0, 889200.0, 6529.0, 1749000.0, 507.3, 354.4, 416.5, 70210.0, 1318000.0, 311000.0, 427.7, 2085000.0, 589.1, 653100.0, 379900.0, 916900.0, 836500.0, 284200.0, 2102000.0, 28280.0, 1088000.0, 827100.0, 70450.0, 780200.0, 203100.0, 14080.0, 927000.0, 759700.0, 67700.0, 1096000.0, 14250.0, 835700.0, 735500.0, 1045000.0, 1156000.0, 867600.0, 13650.0, 528000.0, 91900.0, 104100.0, 733100.0, 25870.0, 56170.0, 484700.0, 809300.0, 918000.0, 452100.0, 740900.0, 8753.0, 22840.0], "y": [0, 1, 2, 3, 5, 6, 8, 9, 10, 12, 14, 15, 16, 17, 19, 21, 22, 23, 26, 27, 28, 30, 31, 32, 34, 36, 39, 43, 44, 45, 48, 50, 52, 54, 55, 57, 58, 61, 64, 65, 66, 67, 68, 70, 71, 72, 74, 75, 76, 78, 79, 80, 81, 83, 84, 85, 86, 89, 90, 92, 93, 94, 95, 96, 98, 99]}], "layout": {"showlegend": true, "title": {"text": "Timeline Plot"}, "xaxis": {"title": {"text": "Datetime"}, "type": "date"}, "yaxis": {"title": {"text": "Trial"}}}}
